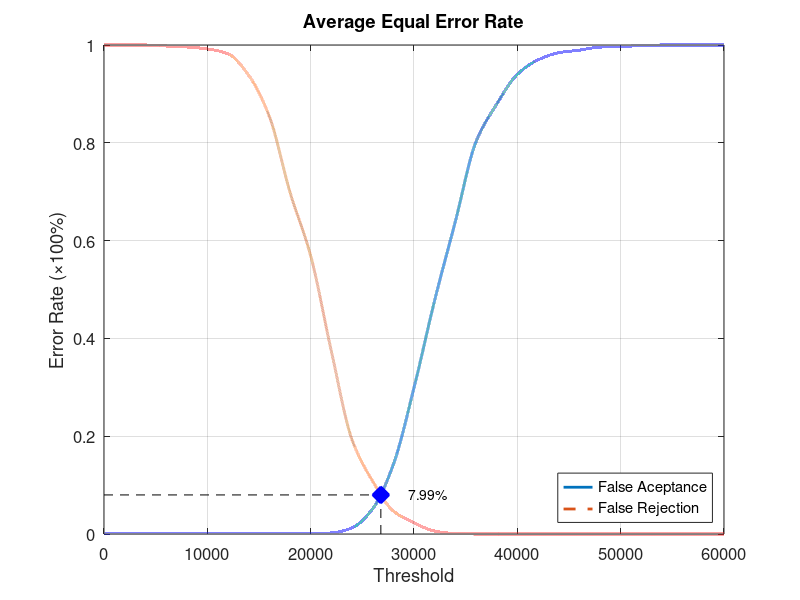
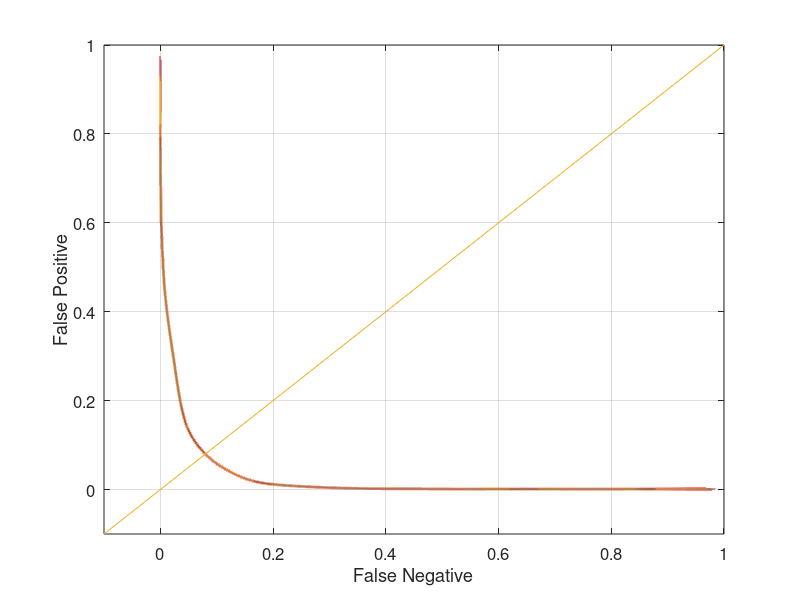

Recreate these plots in MATLAB, in order.
function yEER = Database1Average
close all;
clear;
clc;
x = 0:2000:60000;
xq = 0:0.5:60000;

y0 = [0 0.00105263 0.00105263 0.00105263 0.00105263 0.00105263 0.00105263 0.00105263 0.00105263 0.00105263 0.00105263 0.00210526 0.0126316 0.051579 0.142105 0.298947 0.477895 0.638947 0.802105 0.878947 0.94 0.969474 0.984211 0.989474 0.99579 0.996842 0.998947 1 1 1 1];
yy0 = interp1(x, y0, xq, 'pchip');
y1 = [1 1 1 0.998 0.996 0.992 0.982 0.938 0.854 0.699 0.569 0.374 0.193 0.108 0.047 0.023 0.006 0.001 0 0 0 0 0 0 0 0 0 0 0 0 0];
yy1 = interp1(x, y1, xq, 'pchip');

% Calculating EER: 
y2 = abs(y0 - y1);
find(y2 == min(y2))
yy2 = abs(yy0 - yy1);
xEER = find(yy2 == min(yy2));
xEERIndex = xq(xEER) % X-axis EER
yEER = yy0(xEER) % Y-axis EER

main = figure
plot(xq, yy0,'-','LineWidth', 2);	hold on
plot(xq, yy1,'--','LineWidth', 2);	hold on
plot([xEERIndex xEERIndex], [0 yEER], 'k--');	hold on
plot([0 xEERIndex], [yEER yEER], 'k--');	hold on
plot(xEERIndex, yEER, 'bx', 'LineWidth', 10);	hold on
text(xEERIndex + 10 * xEERIndex / 100, yEER, [num2str(round((10000 * yEER)) / 100) '%'])
legend('False Aceptance', 'False Rejection', 'Location', 'SouthEast')
xlabel('Threshold')
ylabel('Error Rate (\times100%)')
title('Average Equal Error Rate')
set(gca, 'FontSize', 12)
axis([0 60000 0 1])
grid on

print(main, 'Database1AverageMain', '-dpng');
FNRxFPR = figure('Color', [1 1 1]);
plot(yy1, yy0, '-', yy1, yy0, 'LineWidth', 2);
hold on
y = -0.1:0.1:1
plot(y, y); 
set(gca, 'FontSize', 12)
xlabel('False Negative')
ylabel('False Positive')
axis([-0.1 1 -0.1 1])
set(gca, 'FontSize', 12)
grid on

print(FNRxFPR, 'Database1AverageFNRxFPR','-dpng');
end
